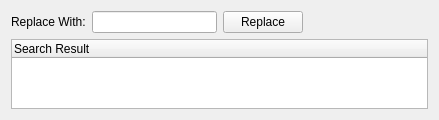
<?xml version="1.0" encoding="UTF-8"?>
<ui version="4.0">
 <class>FindResult</class>
 <widget class="QWidget" name="FindResult">
  <property name="geometry">
   <rect>
    <x>0</x>
    <y>0</y>
    <width>439</width>
    <height>116</height>
   </rect>
  </property>
  <property name="windowTitle">
   <string>Form</string>
  </property>
  <layout class="QGridLayout" name="gridLayout_2">
   <item row="0" column="0">
    <widget class="QWidget" name="mReplaceWidget" native="true">
     <layout class="QGridLayout" name="gridLayout">
      <property name="leftMargin">
       <number>0</number>
      </property>
      <property name="topMargin">
       <number>0</number>
      </property>
      <property name="rightMargin">
       <number>0</number>
      </property>
      <property name="bottomMargin">
       <number>0</number>
      </property>
      <item row="0" column="0">
       <widget class="QLabel" name="label">
        <property name="text">
         <string>Replace With:</string>
        </property>
       </widget>
      </item>
      <item row="0" column="1">
       <widget class="QLineEdit" name="mReplaceEdit"/>
      </item>
      <item row="0" column="2">
       <widget class="QPushButton" name="mReplaceBtn">
        <property name="text">
         <string>Replace</string>
        </property>
       </widget>
      </item>
      <item row="0" column="3">
       <spacer name="horizontalSpacer">
        <property name="orientation">
         <enum>Qt::Horizontal</enum>
        </property>
        <property name="sizeHint" stdset="0">
         <size>
          <width>40</width>
          <height>20</height>
         </size>
        </property>
       </spacer>
      </item>
     </layout>
    </widget>
   </item>
   <item row="1" column="0">
    <widget class="QTreeWidget" name="mResultTree">
     <column>
      <property name="text">
       <string notr="true">Search Result</string>
      </property>
     </column>
    </widget>
   </item>
  </layout>
 </widget>
 <resources/>
 <connections/>
</ui>
